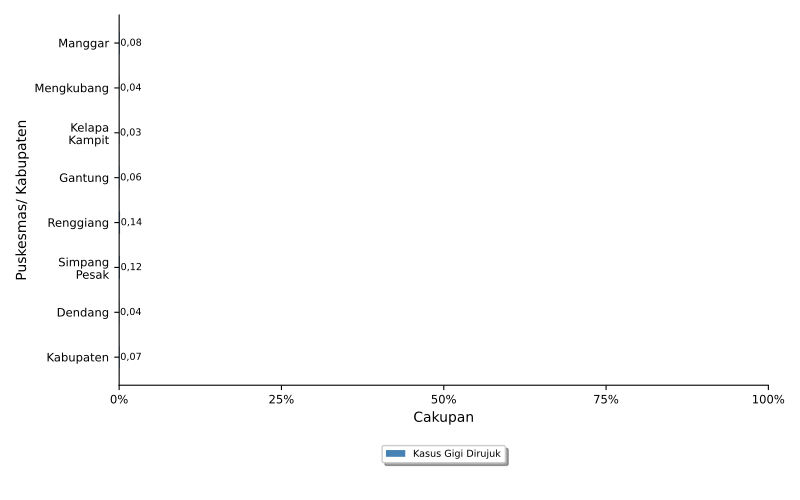

The Python source for this figure:
import numpy as np
import matplotlib.pyplot as plt
import pandas
from textwrap import wrap
from matplotlib.ticker import FuncFormatter
import locale
# locale.setlocale(locale.LC_ALL, 'id_ID.UTF8')
locale.setlocale(locale.LC_ALL, 'Indonesian_indonesia.1252')

import sys, os, inspect
currentdir = os.path.dirname(os.path.abspath(inspect.getfile(inspect.currentframe())))
parentdir = os.path.dirname(currentdir)
sys.path.insert(0, parentdir)

berkasData = currentdir +'\\bab_05_27b_dataGimulDirujuk.csv'
berkasSimpan = currentdir +'\\bab_05_27b_gimulDirujuk.pdf'
# judulDiagram = 'Cakupan Universal Child Immunization (UCI)\nTahun 2021'
sumbuX = 'Cakupan'
sumbuY = 'Puskesmas\Kabupaten'
labelBar1 = 'Kasus Gigi Dirujuk'
tickerSumbuX = np.arange(0,110,25)

# read data file
colnames = ['kecamatan','UCI']
data = pandas.read_csv(berkasData, names=colnames, sep=';')
kecamatan = data.kecamatan.tolist()
bar1 = data.UCI.tolist()

ind = np.arange(len(kecamatan))  # the x locations for the groups
width = 0.5       # the width of the bars
widthDL = 0.1

# make bars
fig, ax = plt.subplots()
rects1 = ax.barh(ind, bar1, width, color='steelblue', label = labelBar1)

# add some text for labels, title and axes ticks
# ax.set_title(judulDiagram)
ax.set_xticks(tickerSumbuX)
ax.set_xlabel(sumbuX)
ax.xaxis.set_major_formatter(FuncFormatter(lambda x, pos: "{:n}%".format(x)))

ax.set_yticks(ind)
ax.set_ylabel(sumbuY)
ax.set_yticklabels(list([ '\n'.join(wrap(l, 10)) for l in kecamatan ]))
ax.invert_yaxis()

ax.tick_params(axis='both', which='major', labelsize='small')
ax.spines['top'].set_visible(False)
ax.spines['right'].set_visible(False)

# make legend box
box = ax.get_position()
ax.set_position([box.x0, box.y0 + box.height * 0.1, box.width, box.height * 0.9])
ax.legend(fontsize='x-small', loc='upper center', bbox_to_anchor=(0.5, -0.15), fancybox=True, shadow=True, ncol=3)

# add data label
for i, v in enumerate(bar1):
    ax.text(v + widthDL, i, '{:n}'.format(v), ha='left', va='center', fontsize='x-small')

# finishing
pyrfig = plt.figure(1)
pyrfig.set_figwidth(8)
pyrfig.set_figheight(5)
# tight_layout to make consistent size
# adjust subplot to make room for legend
fig.subplots_adjust(bottom=-0.15)
plt.tight_layout()
plt.savefig(berkasSimpan)
plt.close(pyrfig)
# plt.show()
